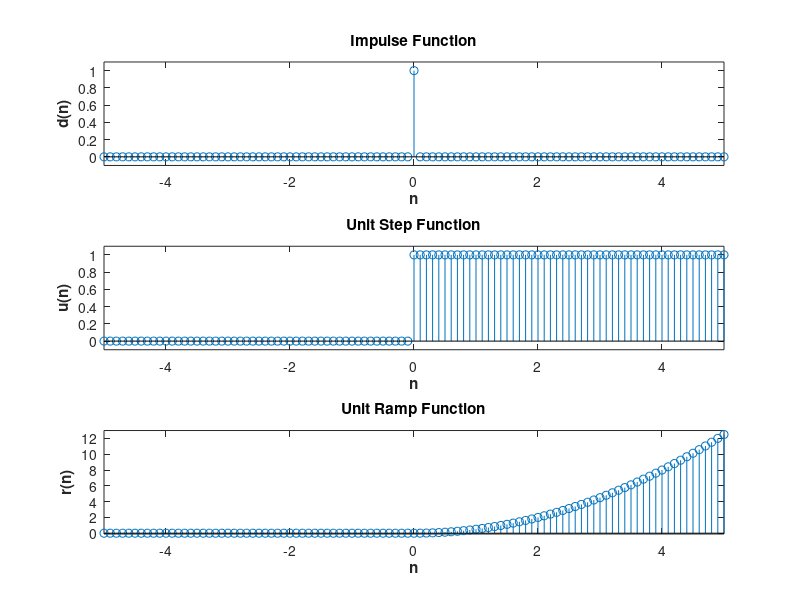

The MATLAB script that drew this image:
t=-5:0.1:5

%unit impulse
impulse=[]

for i=1:length(t)
	if t(i)==0
		impulse(i)=1
	else
		impulse(i)=0
	end
end

subplot(3,1,1)
stem(t,impulse)
title('Impulse Function','fontweight','bold')

xlim([-5 5])
xlabel('n','fontweight','bold')
ylabel('d(n)','fontweight','bold')
ylim([-0.1 1.1])

%unit step function
step=[]

for i=1:length(t)
	if t(i)<0
		step(i)=0
	else
		step(i)=1
	end
end

subplot(3,1,2)
stem(t,step)
title('Unit Step Function','fontweight','bold')

xlim([-5 5])
xlabel('n','fontweight','bold')
ylabel('u(n)','fontweight','bold')
ylim([-0.1 1.1])

%unit ramp function
ramp=[]

for i=1:length(t)
	if t(i)<0
		ramp(i)=0
	else
		ramp(i)=((t(i)).^2)./2;
	end
end

subplot(3,1,3)
stem(t,ramp)
title('Unit Ramp Function','fontweight','bold')

xlim([-5 5])
xlabel('n','fontweight','bold')
ylabel('r(n)','fontweight','bold')
ylim([-0.1 13])
